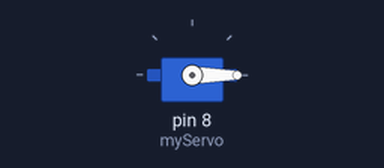
This sketch was run on a simulated Arduino Uno, built with avr-gcc and run on an emulated ATmega328P. Parts: servo.

Above: at 0.05 s.
At 2.2 s:
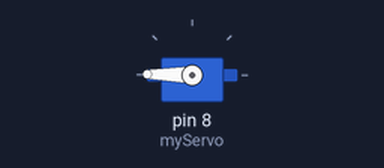
Timing chart, 0 to 5.1 s (numbered marks = the images above):
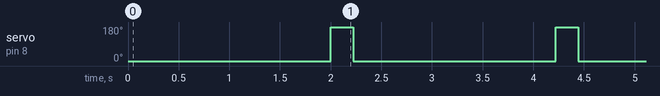

Measured:
- by itself, servo on pin 8 (myServo): repeats every 2.2 s: 178° 0.01 s, 0° 2.0 s, 179° 0.21 s

The sketch:

sketch_jun13f.ino
```cpp
#include <Servo.h>

Servo myServo;


void setup() {
  myServo.attach(8);
  }

void loop() {
  myServo.write(0);
  delay(2000);

  myServo.write(179);
  delay(200);

  //0도부터 179도까지 돌아가는 for문을 작성해주세요
  for(int i = 0; i < 179; i++)
  myServo.write(i);
  delay(10);


}
```
